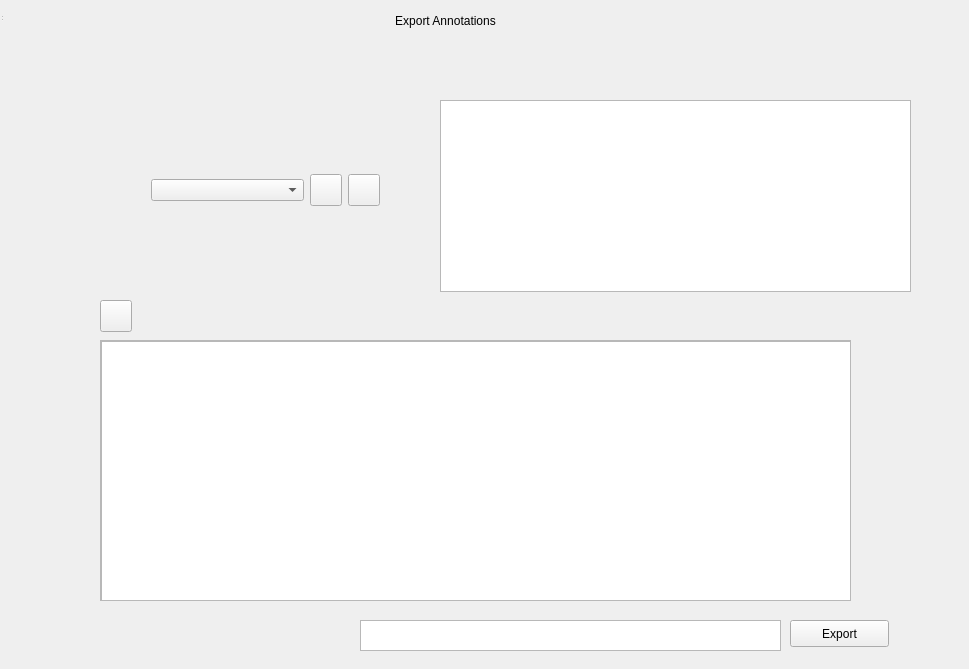
<?xml version="1.0" encoding="UTF-8"?>
<ui version="4.0">
 <class>AnnotationWidget</class>
 <widget class="QWidget" name="AnnotationWidget">
  <property name="geometry">
   <rect>
    <x>0</x>
    <y>0</y>
    <width>969</width>
    <height>669</height>
   </rect>
  </property>
  <property name="windowTitle">
   <string>Annotation</string>
  </property>
  <widget class="QWidget" name="centralWidget" native="true">
   <property name="geometry">
    <rect>
     <x>0</x>
     <y>0</y>
     <width>971</width>
     <height>671</height>
    </rect>
   </property>
   <widget class="QScrollArea" name="export_display_scroll">
    <property name="geometry">
     <rect>
      <x>100</x>
      <y>340</y>
      <width>751</width>
      <height>261</height>
     </rect>
    </property>
    <property name="widgetResizable">
     <bool>true</bool>
    </property>
    <widget class="QWidget" name="export_display">
     <property name="geometry">
      <rect>
       <x>0</x>
       <y>0</y>
       <width>749</width>
       <height>259</height>
      </rect>
     </property>
     <widget class="QPlainTextEdit" name="export_display_contents">
      <property name="geometry">
       <rect>
        <x>0</x>
        <y>0</y>
        <width>751</width>
        <height>261</height>
       </rect>
      </property>
     </widget>
    </widget>
   </widget>
   <widget class="QLabel" name="label">
    <property name="geometry">
     <rect>
      <x>320</x>
      <y>10</y>
      <width>251</width>
      <height>21</height>
     </rect>
    </property>
    <property name="text">
     <string>Export Annotations</string>
    </property>
    <property name="alignment">
     <set>Qt::AlignCenter</set>
    </property>
   </widget>
   <widget class="QWidget" name="horizontalLayoutWidget">
    <property name="geometry">
     <rect>
      <x>140</x>
      <y>150</y>
      <width>251</width>
      <height>80</height>
     </rect>
    </property>
    <layout class="QHBoxLayout" name="horizontalLayout">
     <item>
      <widget class="QComboBox" name="topics_dropdown"/>
     </item>
     <item>
      <widget class="QPushButton" name="add_topic_button">
       <property name="maximumSize">
        <size>
         <width>32</width>
         <height>32</height>
        </size>
       </property>
       <property name="text">
        <string/>
       </property>
      </widget>
     </item>
     <item>
      <widget class="QPushButton" name="remove_topic_button">
       <property name="maximumSize">
        <size>
         <width>32</width>
         <height>32</height>
        </size>
       </property>
       <property name="text">
        <string/>
       </property>
      </widget>
     </item>
    </layout>
   </widget>
   <widget class="PublisherTreeWidget" name="publisher_tree_widget">
    <property name="geometry">
     <rect>
      <x>440</x>
      <y>100</y>
      <width>471</width>
      <height>192</height>
     </rect>
    </property>
    <property name="contextMenuPolicy">
     <enum>Qt::CustomContextMenu</enum>
    </property>
    <property name="toolTip">
     <string>Right click on item or selection for more options.</string>
    </property>
    <property name="dragEnabled">
     <bool>true</bool>
    </property>
    <property name="dragDropMode">
     <enum>QAbstractItemView::DragOnly</enum>
    </property>
    <property name="selectionMode">
     <enum>QAbstractItemView::ExtendedSelection</enum>
    </property>
    <property name="sortingEnabled">
     <bool>true</bool>
    </property>
   </widget>
   <widget class="QPushButton" name="export_button">
    <property name="geometry">
     <rect>
      <x>790</x>
      <y>620</y>
      <width>99</width>
      <height>27</height>
     </rect>
    </property>
    <property name="text">
     <string>Export</string>
    </property>
   </widget>
   <widget class="QPushButton" name="refresh_button">
    <property name="geometry">
     <rect>
      <x>100</x>
      <y>300</y>
      <width>32</width>
      <height>32</height>
     </rect>
    </property>
    <property name="text">
     <string/>
    </property>
   </widget>
   <widget class="QPlainTextEdit" name="export_location_edit">
    <property name="geometry">
     <rect>
      <x>360</x>
      <y>620</y>
      <width>421</width>
      <height>31</height>
     </rect>
    </property>
   </widget>
  </widget>
  <widget class="QToolBar" name="mainToolBar">
   <property name="geometry">
    <rect>
     <x>0</x>
     <y>0</y>
     <width>4</width>
     <height>13</height>
    </rect>
   </property>
  </widget>
  <widget class="QStatusBar" name="statusBar">
   <property name="geometry">
    <rect>
     <x>0</x>
     <y>0</y>
     <width>3</width>
     <height>22</height>
    </rect>
   </property>
  </widget>
 </widget>
 <layoutdefault spacing="6" margin="11"/>
 <customwidgets>
  <customwidget>
   <class>PublisherTreeWidget</class>
   <extends>QTreeView</extends>
   <header>rqt_bag_annotation.publisher_tree_widget</header>
  </customwidget>
 </customwidgets>
 <resources/>
 <connections/>
</ui>
